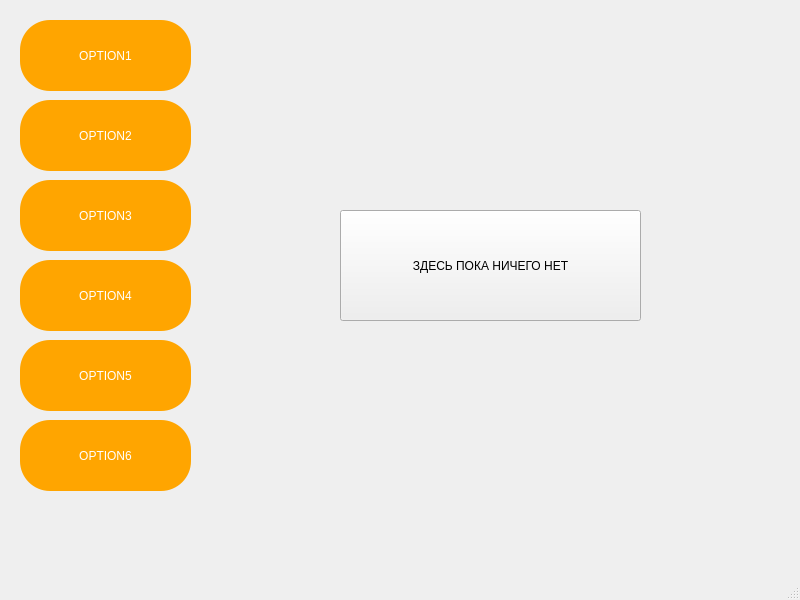
<?xml version="1.0" encoding="UTF-8"?>
<ui version="4.0">
 <class>settings</class>
 <widget class="QMainWindow" name="settings">
  <property name="geometry">
   <rect>
    <x>0</x>
    <y>0</y>
    <width>800</width>
    <height>600</height>
   </rect>
  </property>
  <property name="windowTitle">
   <string>MainWindow</string>
  </property>
  <property name="styleSheet">
   <string notr="true">QMainWindow
{
background-image: url(:/resource/resource/images.jpg);
}</string>
  </property>
  <widget class="QWidget" name="centralwidget">
   <widget class="QPushButton" name="pushButton">
    <property name="geometry">
     <rect>
      <x>20</x>
      <y>20</y>
      <width>171</width>
      <height>71</height>
     </rect>
    </property>
    <property name="styleSheet">
     <string notr="true">QPushButton
{
border:none;
color:white;
background-color:orange;
border-radius:30px;
font: 800 18pt &quot;Liberation Serif&quot;;
position: absolute;
}
QPushButton:Hover
{
    background-color:rgb(255,145,0);
	border-radius:30px;
}
QPushButton:pressed
{
	background-color:rgb(0,12,0);
	color:rgb(0,255,0);
	border-radius:30px;


}

</string>
    </property>
    <property name="text">
     <string>OPTION1</string>
    </property>
   </widget>
   <widget class="QPushButton" name="pushButton_2">
    <property name="geometry">
     <rect>
      <x>20</x>
      <y>100</y>
      <width>171</width>
      <height>71</height>
     </rect>
    </property>
    <property name="styleSheet">
     <string notr="true">QPushButton
{
border:none;
color:white;
background-color:orange;
border-radius:30px;
font: 800 18pt &quot;Liberation Serif&quot;;
position: absolute;
}
QPushButton:Hover
{
    background-color:rgb(255,145,0);
	border-radius:30px;
}
QPushButton:pressed
{
	background-color:rgb(0,12,0);
	color:rgb(0,255,0);
	border-radius:30px;


}

</string>
    </property>
    <property name="text">
     <string>OPTION2</string>
    </property>
   </widget>
   <widget class="QPushButton" name="pushButton_3">
    <property name="geometry">
     <rect>
      <x>20</x>
      <y>260</y>
      <width>171</width>
      <height>71</height>
     </rect>
    </property>
    <property name="styleSheet">
     <string notr="true">QPushButton
{
border:none;
color:white;
background-color:orange;
border-radius:30px;
font: 800 18pt &quot;Liberation Serif&quot;;
position: absolute;
}
QPushButton:Hover
{
    background-color:rgb(255,145,0);
	border-radius:30px;
}
QPushButton:pressed
{
	background-color:rgb(0,12,0);
	color:rgb(0,255,0);
	border-radius:30px;


}

</string>
    </property>
    <property name="text">
     <string>OPTION4</string>
    </property>
   </widget>
   <widget class="QPushButton" name="pushButton_4">
    <property name="geometry">
     <rect>
      <x>20</x>
      <y>180</y>
      <width>171</width>
      <height>71</height>
     </rect>
    </property>
    <property name="styleSheet">
     <string notr="true">QPushButton
{
border:none;
color:white;
background-color:orange;
border-radius:30px;
font: 800 18pt &quot;Liberation Serif&quot;;
position: absolute;
}
QPushButton:Hover
{
    background-color:rgb(255,145,0);
	border-radius:30px;
}
QPushButton:pressed
{
	background-color:rgb(0,12,0);
	color:rgb(0,255,0);
	border-radius:30px;


}

</string>
    </property>
    <property name="text">
     <string>OPTION3</string>
    </property>
   </widget>
   <widget class="QPushButton" name="pushButton_5">
    <property name="geometry">
     <rect>
      <x>20</x>
      <y>420</y>
      <width>171</width>
      <height>71</height>
     </rect>
    </property>
    <property name="styleSheet">
     <string notr="true">QPushButton
{
border:none;
color:white;
background-color:orange;
border-radius:30px;
font: 800 18pt &quot;Liberation Serif&quot;;
position: absolute;
}
QPushButton:Hover
{
    background-color:rgb(255,145,0);
	border-radius:30px;
}
QPushButton:pressed
{
	background-color:rgb(0,12,0);
	color:rgb(0,255,0);
	border-radius:30px;


}

</string>
    </property>
    <property name="text">
     <string>OPTION6</string>
    </property>
   </widget>
   <widget class="QPushButton" name="pushButton_6">
    <property name="geometry">
     <rect>
      <x>20</x>
      <y>340</y>
      <width>171</width>
      <height>71</height>
     </rect>
    </property>
    <property name="styleSheet">
     <string notr="true">QPushButton
{
border:none;
color:white;
background-color:orange;
border-radius:30px;
font: 800 18pt &quot;Liberation Serif&quot;;
position: absolute;
}
QPushButton:Hover
{
    background-color:rgb(255,145,0);
	border-radius:30px;
}
QPushButton:pressed
{
	background-color:rgb(0,12,0);
	color:rgb(0,255,0);
	border-radius:30px;


}

</string>
    </property>
    <property name="text">
     <string>OPTION5</string>
    </property>
   </widget>
   <widget class="QPushButton" name="pushButton_7">
    <property name="geometry">
     <rect>
      <x>340</x>
      <y>210</y>
      <width>301</width>
      <height>111</height>
     </rect>
    </property>
    <property name="text">
     <string>ЗДЕСЬ ПОКА НИЧЕГО НЕТ</string>
    </property>
   </widget>
  </widget>
  <widget class="QMenuBar" name="menubar">
   <property name="geometry">
    <rect>
     <x>0</x>
     <y>0</y>
     <width>800</width>
     <height>21</height>
    </rect>
   </property>
  </widget>
  <widget class="QStatusBar" name="statusbar"/>
 </widget>
 <resources/>
 <connections/>
</ui>
